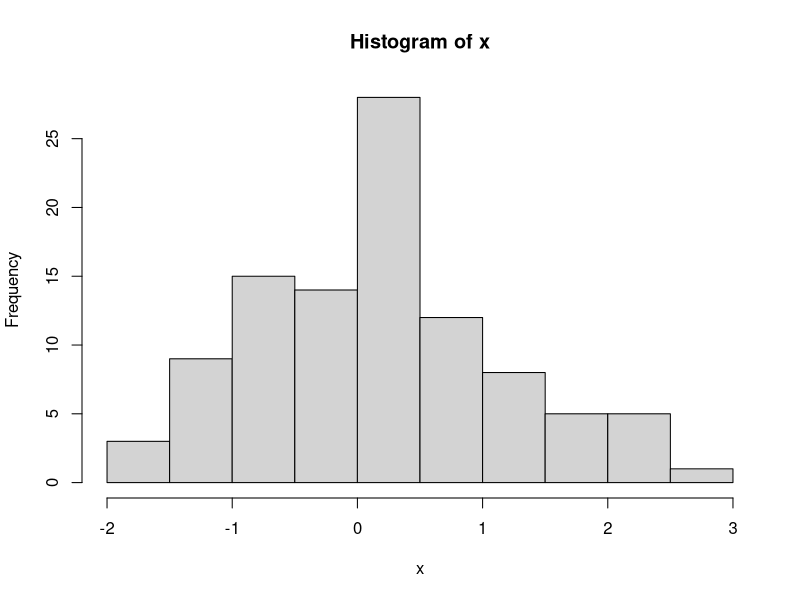

Source code (R):
## ---- chunk 1
# assign a value to object named "x"
x = 1
# or
x <- 1
1 -> x  
# Calculator 
x=10^2
y=2*x
# vectors / arrays
c(1,21,50,80,45,0)
# characters array
c("d","4","r")
# characters
"R is useful and cool"
# boolean - TRUE or FALSE
45>96
# built-in functions
sum(1,3,5)
## ---- chunk 2
# a vector / array
vec1= c(1,21,50,80,45,0)
# minimun
min(vec1)
# maximum
max(vec1)
# exponential function
exp(vec1)
# cosine function
cos(vec1)
# sine function
sin(vec1)
# logarithm function of base e
log(vec1,0.5)
# square root
sqrt(vec1)
# logarithm function of base 10
log10(10)
# logarithm function of base 2
log2(2)
# logarithm function of base 45
log(45,base = 45)
# factorial
factorial(3)
# binomial coefficient / combination
choose(10,5)

## ---- chunk 3
# a set of values
vec1= c(1,21,50,80,45,0)
# summation
sum(vec1)
# arithmetic mean
mean(vec1)
# standard deviation
sd(vec1)
# summary statistics
summary(vec1)
# variance
var(vec1)
# quantile
quantile(vec1,0.5)
# 100 Standard normal random numbers
x=rnorm(100,mean=0,sd=1)
# histogram
hist(x)

## ---- chunk 4
# create your own function
  myfunction=function(){
    return(print("Hello there!"))
  }
# if statement
lucky.number=100
if(lucky.number<=54){
print("You win!")
  }else{
  print("You lost!")
}

